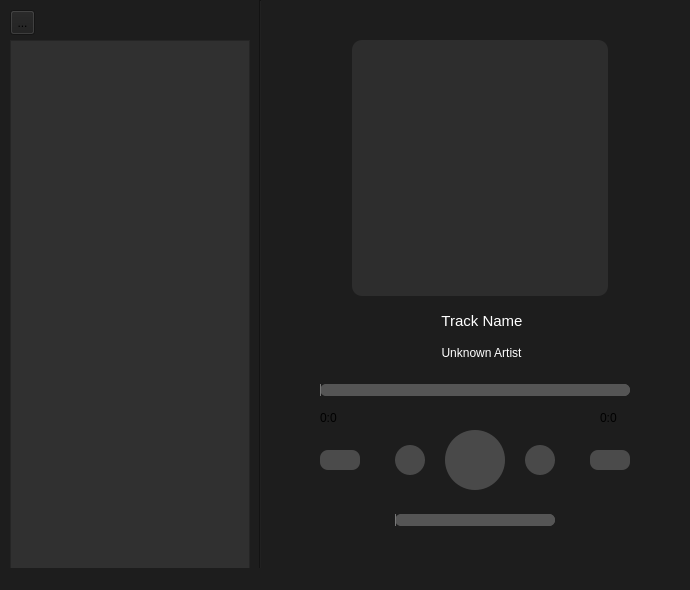
<?xml version="1.0" encoding="UTF-8"?>
<ui version="4.0">
 <class>MainWindow</class>
 <widget class="QMainWindow" name="MainWindow">
  <property name="geometry">
   <rect>
    <x>0</x>
    <y>0</y>
    <width>690</width>
    <height>590</height>
   </rect>
  </property>
  <property name="windowTitle">
   <string>MainWindow</string>
  </property>
  <property name="styleSheet">
   <string notr="true">background-color:rgb(29, 29, 29)</string>
  </property>
  <widget class="QWidget" name="centralwidget">
   <widget class="Line" name="line">
    <property name="geometry">
     <rect>
      <x>250</x>
      <y>0</y>
      <width>20</width>
      <height>620</height>
     </rect>
    </property>
    <property name="styleSheet">
     <string notr="true"/>
    </property>
    <property name="orientation">
     <enum>Qt::Orientation::Vertical</enum>
    </property>
   </widget>
   <widget class="QPushButton" name="PlayBtn">
    <property name="geometry">
     <rect>
      <x>445</x>
      <y>430</y>
      <width>60</width>
      <height>60</height>
     </rect>
    </property>
    <property name="styleSheet">
     <string notr="true">QPushButton {
    /* Фиксированный размер для строгой формы круга */
    min-width: 60px;
    max-width: 60px;
    min-height: 60px;
    max-height: 60px;

    /* Радиус = половина стороны */
    border-radius: 30px; 
    background-color: rgba(255,255,255, 50);
    color: #ffffff;
}

QPushButton:hover {
	background-color: rgba(255,255,255, 120);
}
/* Эффект при нажатии */
QPushButton:pressed {
	background-color: rgba(255,255,255, 180);
}</string>
    </property>
    <property name="text">
     <string/>
    </property>
   </widget>
   <widget class="QPushButton" name="PrevBtn">
    <property name="geometry">
     <rect>
      <x>395</x>
      <y>445</y>
      <width>30</width>
      <height>30</height>
     </rect>
    </property>
    <property name="styleSheet">
     <string notr="true">QPushButton {
    background-color: transparent;
    border: none;
    color: #ffffff;
	background-color: rgba(255, 255, 255, 50);

	border-radius: 15px; 
}

QPushButton:hover {
    color: #aaaaaa;
	background-color: rgba(255, 255, 255, 120);
}

QPushButton:pressed {
    color: #888888;
	background-color: rgba(255, 255, 255, 180);
}</string>
    </property>
    <property name="text">
     <string/>
    </property>
    <property name="icon">
     <iconset theme="QIcon::ThemeIcon::MediaSkipBackward"/>
    </property>
   </widget>
   <widget class="QPushButton" name="NextBtn">
    <property name="geometry">
     <rect>
      <x>525</x>
      <y>445</y>
      <width>30</width>
      <height>30</height>
     </rect>
    </property>
    <property name="styleSheet">
     <string notr="true">QPushButton {
    background-color: transparent;
    border: none;
    color: #ffffff;
	background-color: rgba(255, 255, 255, 50);

	border-radius: 15px; 
}

QPushButton:hover {
    color: #aaaaaa;
	background-color: rgba(255, 255, 255, 120);
}

QPushButton:pressed {
    color: #888888;
	background-color: rgba(255, 255, 255, 180);
}</string>
    </property>
    <property name="text">
     <string/>
    </property>
    <property name="icon">
     <iconset theme="QIcon::ThemeIcon::MediaSkipForward"/>
    </property>
   </widget>
   <widget class="QLabel" name="trackName">
    <property name="geometry">
     <rect>
      <x>375</x>
      <y>306</y>
      <width>210</width>
      <height>30</height>
     </rect>
    </property>
    <property name="styleSheet">
     <string notr="true">font-size: 15px;
padding: 2px;
qproperty-alignment: 'AlignCenter';</string>
    </property>
    <property name="text">
     <string>&lt;html&gt;&lt;head/&gt;&lt;body&gt;&lt;p align=&quot;center&quot;&gt;&lt;span style=&quot; color:#ffffff;&quot;&gt;Track Name&lt;/span&gt;&lt;/p&gt;&lt;/body&gt;&lt;/html&gt;</string>
    </property>
   </widget>
   <widget class="QPushButton" name="shuffleBtn">
    <property name="geometry">
     <rect>
      <x>320</x>
      <y>450</y>
      <width>40</width>
      <height>20</height>
     </rect>
    </property>
    <property name="styleSheet">
     <string notr="true">QPushButton {
    background-color: transparent;
    border: none;
    color: #ffffff;
	background-color: rgb(75, 75, 75);

	border-radius: 8px; 
}

QPushButton:hover {
    color: #aaaaaa;
	background-color: rgba(255, 255, 255, 120);
}

QPushButton:pressed {
    color: #888888;
	background-color: rgba(255, 255, 255, 180);
}</string>
    </property>
    <property name="text">
     <string/>
    </property>
    <property name="icon">
     <iconset theme="QIcon::ThemeIcon::MediaPlaylistShuffle"/>
    </property>
   </widget>
   <widget class="QPushButton" name="repeatBtn">
    <property name="geometry">
     <rect>
      <x>590</x>
      <y>450</y>
      <width>40</width>
      <height>20</height>
     </rect>
    </property>
    <property name="styleSheet">
     <string notr="true">QPushButton {
    background-color: transparent;
    border: none;
    color: #ffffff;
	background-color: rgb(75,75,75);

	border-radius: 8px; 
}

QPushButton:hover {
    color: #aaaaaa;
	background-color: rgba(255, 255, 255, 120);
}

QPushButton:pressed {
    color: #888888;
	background-color: rgba(255, 255, 255, 180);
}</string>
    </property>
    <property name="text">
     <string/>
    </property>
    <property name="icon">
     <iconset theme="QIcon::ThemeIcon::MediaPlaylistRepeat"/>
    </property>
   </widget>
   <widget class="QListWidget" name="listWidget">
    <property name="geometry">
     <rect>
      <x>10</x>
      <y>40</y>
      <width>240</width>
      <height>530</height>
     </rect>
    </property>
    <property name="styleSheet">
     <string notr="true">background-color:rgb(48, 48, 48);</string>
    </property>
    <property name="wordWrap">
     <bool>true</bool>
    </property>
   </widget>
   <widget class="QSlider" name="audioSlider">
    <property name="geometry">
     <rect>
      <x>320</x>
      <y>380</y>
      <width>310</width>
      <height>20</height>
     </rect>
    </property>
    <property name="styleSheet">
     <string notr="true">QSlider::groove:horizontal {
    height: 12px;                 /* толщина полосы */
    background: #555555;          /* тёмно-серый цвет */
    border-radius: 6px;           /* скругление краёв */
}

QSlider::handle:horizontal {
    width: 0px;                   /* убираем видимый круг */
    height: 0px;
    margin: 0px;
    background: transparent;       /* на всякий случай */
}

QSlider::sub-page:horizontal {
    background: #777777;          /* цвет заполненной части */
    border-radius: 6px;
}

QSlider::add-page:horizontal {
    background: #555555;          /* цвет оставшейся части */
    border-radius: 6px;
}</string>
    </property>
    <property name="orientation">
     <enum>Qt::Orientation::Horizontal</enum>
    </property>
   </widget>
   <widget class="QLabel" name="played_time">
    <property name="geometry">
     <rect>
      <x>320</x>
      <y>410</y>
      <width>30</width>
      <height>16</height>
     </rect>
    </property>
    <property name="text">
     <string>0:0</string>
    </property>
   </widget>
   <widget class="QLabel" name="total_time">
    <property name="geometry">
     <rect>
      <x>600</x>
      <y>410</y>
      <width>30</width>
      <height>16</height>
     </rect>
    </property>
    <property name="text">
     <string>0:0</string>
    </property>
   </widget>
   <widget class="QToolButton" name="toolButton">
    <property name="geometry">
     <rect>
      <x>10</x>
      <y>10</y>
      <width>25</width>
      <height>25</height>
     </rect>
    </property>
    <property name="text">
     <string>...</string>
    </property>
    <property name="icon">
     <iconset theme="QIcon::ThemeIcon::FolderOpen"/>
    </property>
   </widget>
   <widget class="QLabel" name="label">
    <property name="geometry">
     <rect>
      <x>352</x>
      <y>40</y>
      <width>256</width>
      <height>256</height>
     </rect>
    </property>
    <property name="styleSheet">
     <string notr="true">background-color: rgb(45, 45, 45);
padding: 10;
border-radius: 10px;</string>
    </property>
    <property name="text">
     <string/>
    </property>
    <property name="pixmap">
     <pixmap resource="resources.qrc">:/vynil2.jpeg</pixmap>
    </property>
    <property name="scaledContents">
     <bool>true</bool>
    </property>
   </widget>
   <widget class="QLabel" name="trackArtist">
    <property name="geometry">
     <rect>
      <x>380</x>
      <y>343</y>
      <width>200</width>
      <height>20</height>
     </rect>
    </property>
    <property name="styleSheet">
     <string notr="true">qproperty-alignment: 'AlignCenter';
padding: 2px;</string>
    </property>
    <property name="text">
     <string>&lt;html&gt;&lt;head/&gt;&lt;body&gt;&lt;p align=&quot;center&quot;&gt;&lt;span style=&quot; color:#ffffff;&quot;&gt;Unknown Artist&lt;/span&gt;&lt;/p&gt;&lt;/body&gt;&lt;/html&gt;</string>
    </property>
    <property name="wordWrap">
     <bool>false</bool>
    </property>
   </widget>
   <widget class="QSlider" name="volumeSlider">
    <property name="geometry">
     <rect>
      <x>395</x>
      <y>510</y>
      <width>160</width>
      <height>20</height>
     </rect>
    </property>
    <property name="styleSheet">
     <string notr="true">QSlider::groove:horizontal { height: 12px; /* толщина полосы */ background: #555555; /* тёмно-серый цвет */ border-radius: 6px; /* скругление краёв */ } QSlider::sub-page:horizontal { background: #777777; /* цвет заполненной части */ border-radius: 6px; } QSlider::add-page:horizontal { background: #555555; /* цвет оставшейся части */ border-radius: 6px; }</string>
    </property>
    <property name="orientation">
     <enum>Qt::Orientation::Horizontal</enum>
    </property>
   </widget>
  </widget>
  <widget class="QMenuBar" name="menubar">
   <property name="geometry">
    <rect>
     <x>0</x>
     <y>0</y>
     <width>690</width>
     <height>21</height>
    </rect>
   </property>
  </widget>
  <widget class="QStatusBar" name="statusbar"/>
 </widget>
 <resources>
  <include location="resources.qrc"/>
 </resources>
 <connections/>
</ui>
